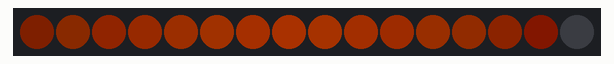
Simulated run of this sketch. Board: Arduino Uno, built with avr-gcc and run on an emulated ATmega328P. Shown: 16 RGB LEDs in strip order, left to right. Dim RGB values are drawn brighter than linear; random numbers use the default seed unless the sketch sets one.

Above: at 0.46 s.
At 5.08 s:
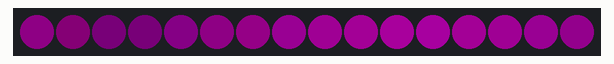
At 10.0 s:
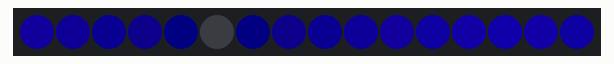
At 19.86 s:
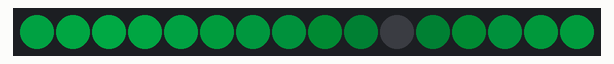
At 30.02 s:
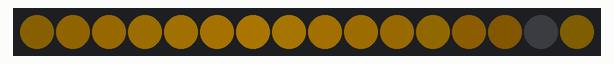
At 39.57 s:
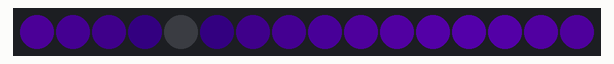

The sketch:

chasecycle.ino
```cpp
/** Ramp all of the pixels out of phase with each other
 *
 */
#include <Adafruit_NeoPixel.h>

#define PIN 6
#define NUM_PIXELS 16

Adafruit_NeoPixel pixels = Adafruit_NeoPixel(
	NUM_PIXELS, 	// how many pixels on strip?
	PIN, 			// output pin?
	NEO_GRB + NEO_KHZ800 	// type of pixels?
);


const uint32_t colors[] = {
	0x2F0000,
	0x2F2F00,
	0x002F00,
	0x002F4F,
	0x00002F,
	0x2F002F,
};

// Input a value 0 to 255 to get a color value.
// The colours are a transition r - g - b - back to r.
uint32_t
Wheel(uint16_t WheelPos) {
	const unsigned num_colors = sizeof(colors) / sizeof(*colors);
	unsigned num1 = (WheelPos / 256) % num_colors;
	unsigned num2 = (num1 + 1) % num_colors;
	uint32_t c1 = colors[num1];
	uint32_t c2 = colors[num2];
	unsigned ratio2 = WheelPos % 256;
	unsigned ratio1 = 255 - ratio2;

	unsigned r1 = (c1 >> 16) & 0xFF;
	unsigned g1 = (c1 >>  8) & 0xFF;
	unsigned b1 = (c1 >>  0) & 0xFF;
	unsigned r2 = (c2 >> 16) & 0xFF;
	unsigned g2 = (c2 >>  8) & 0xFF;
	unsigned b2 = (c2 >>  0) & 0xFF;

	uint32_t r = ((r1 * ratio1 + r2 * ratio2) / 256) & 0xFF;
	uint32_t g = ((g1 * ratio1 + g2 * ratio2) / 256) & 0xFF;
	uint32_t b = ((b1 * ratio1 + b2 * ratio2) / 256) & 0xFF;

	return (r << 16) | (g << 8) | (b << 0);
}


int bright[NUM_PIXELS];

void setup() {
	pixels.begin();

	// turn off all the pixels
	for(int i = 0 ; i < NUM_PIXELS ; i++)
	{
		pixels.setPixelColor(i, 0, 0, 0);
		bright[i] = i * 512 / NUM_PIXELS;
	}
}


unsigned phase;
unsigned color_phase;

void loop() {
	delay(10);
	uint32_t color = Wheel(color_phase += 3);

	for (unsigned i = 0 ; i < NUM_PIXELS ; i++)
	{
		// make the one pixel be bright and smoothly color shifting
		int r = (color >> 16) & 0xFF;
		int g = (color >>  8) & 0xFF;
		int b = (color >>  0) & 0xFF;

		// ramp the brightness up and down
		bright[i] = (bright[i] + 1) % 512;
		int v = bright[i];
		if (v >= 256)
			v = 511 - v;

		r = (r * v) / 256;
		g = (g * v) / 256;
		b = (b * v) / 256;

		pixels.setPixelColor(i, r, g, b);
		//pixels.setPixelColor(i, 0, 10, 0);
	}

	// add some random sparkles
	if (random(1000) < 2)
		pixels.setPixelColor(random(NUM_PIXELS), 255, 255, 255);

	pixels.show();
}
```
